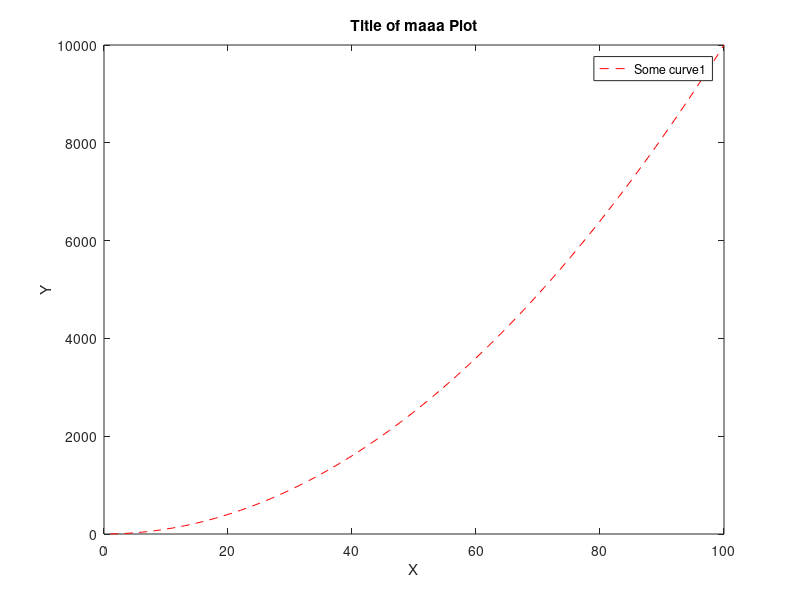

This figure's MATLAB source:


%% Plot Section
x = linspace(1,100,100);
fun = @(x)  x.^2;

fig = figure()

plot(x,fun(x),"--r","DisplayName","Some Value")
xlabel("X")
ylabel("Y")
title("Title of maaa Plot")
legend("Some curve1")
%savefig("ma_fig.fig")
%close()